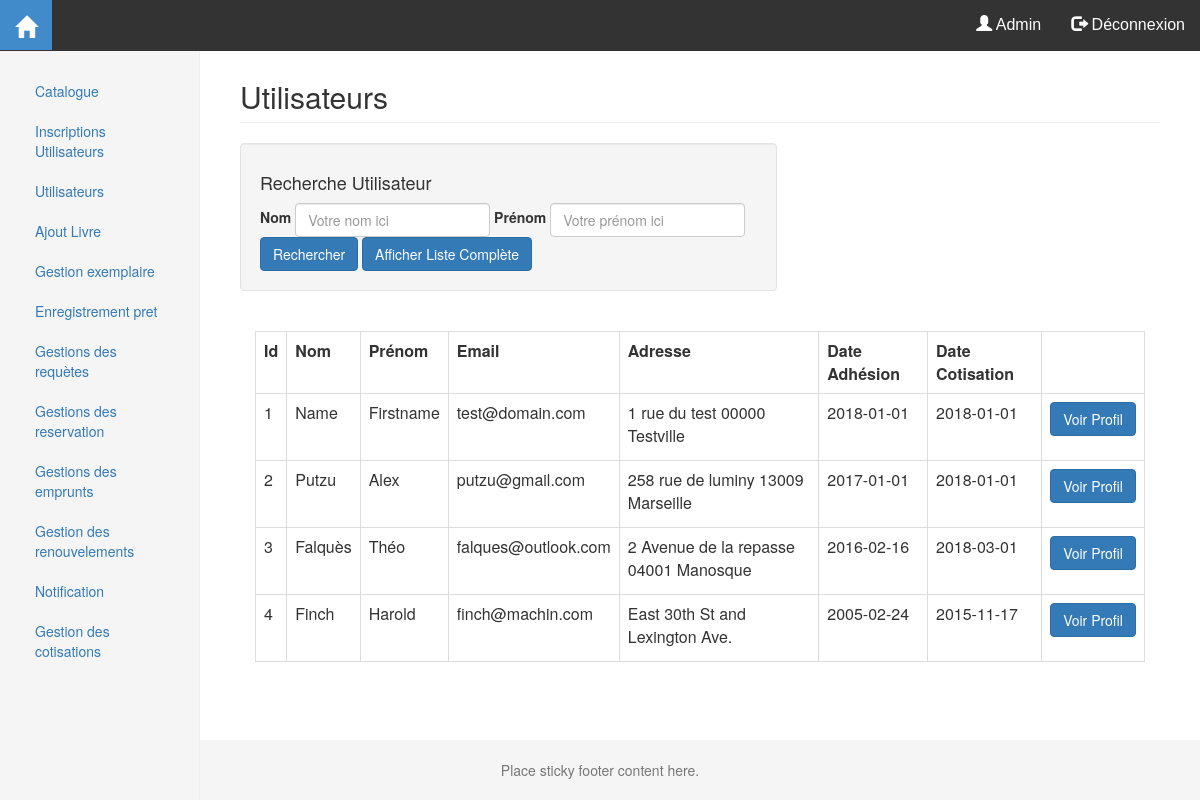
Screenshot of /admin/portail_admin.php?page=utilisateurs (signed in) with the database file from the repository.
### tables this page shows
Create table Adherant (
	IdAdherant integer
	PRIMARY KEY
	AUTO_INCREMENT,
	Mail VARCHAR(320) Unique,
	MDP varchar(100)
	NOT NULL,
	Nom varchar(100)
	NOT NULL,
	Prenom varchar(100)
	NOT NULL,
	Adresse varchar(100)
	NOT NULL,
	adhesion date,
	cotisation date
);

### fonctions/admin.php (called while the page is built, shortened)
<?php
include '../fonctions/user.php';
function listUser()
{
    global $bdd;
    $find = '';
    $req = 'SELECT IdAdherant,Nom,Prenom,Mail,Adresse,adhesion,cotisation FROM Adherant ' . $find;
    $result = $bdd->prepare($req);
    $result->execute();
    $data = $result->fetchAll();
    return $data;
}

### admin/user_list.inc.php (the view)
<div class="text-center">
    <table class="table table-bordered">
        <tr>
            <th>Id</th>
            <th>Nom</th>
            <th>Prénom</th>
            <th>Email</th>
            <th>Adresse</th>
            <th>Date Adhésion</th>
            <th>Date Cotisation</th>
        </tr>
        <?php $listUser=listUser();
        foreach ($listUser as $user) {
            echo '<tr>
                    <td>' . $user['IdAdherant'] . '</td>
                    <td>' . $user['Nom'] . '</td>
                    <td>' . $user['Prenom'] . '</td>
                    <td>' . $user['Mail'] . '</td>
                    <td>' . $user['Adresse'] . '</td>
                    <td>' . $user['adhesion'] . '</td>
                    <td>' . $user['cotisation'] . '</td>
                    <td>
                        <form action = "" method="post">
                            <button type="submit" class="btn btn-primary" name="profile" value=' . $user['IdAdherant'] . ' >Voir Profil</button>
                        </form>
                    </td>
                 </tr>';
        }?>
    </table>
</div>

### css/style.css (style rules this page uses)
html { position: relative; min-height: 100%; }
body { margin-bottom: 60px; }

### rows the page displays
adherant: IdAdherant "1", Nom "Name", Prenom "Firstname", Mail "test@domain.com", Adresse "1 rue du test 00000 Testville", adhesion "2018-01-01", cotisation "2018-01-01"
adherant: IdAdherant "2", Nom "Putzu", Prenom "Alex", Mail "putzu@gmail.com", Adresse "258 rue de luminy 13009 Marseille", adhesion "2017-01-01", cotisation "2018-01-01"
adherant: IdAdherant "3", Nom "Falquès", Prenom "Théo", Mail "falques@outlook.com", Adresse "2 Avenue de la repasse 04001 Manosque", adhesion "2016-02-16", cotisation "2018-03-01"
adherant: IdAdherant "4", Nom "Finch", Prenom "Harold", Mail "finch@machin.com", Adresse "East 30th St and Lexington Ave.", adhesion "2005-02-24", cotisation "2015-11-17"

### other values shown
$_SESSION['Nom'] "Admin"
$info['title'] "Catalogue"
$info['title'] "Inscriptions Utilisateurs"
$info['title'] "Utilisateurs"
$info['title'] "Ajout Livre"
$info['title'] "Gestion exemplaire"
$info['title'] "Enregistrement pret"
$info['title'] "Gestions des requètes"
$info['title'] "Gestions des reservation"
$info['title'] "Gestions des emprunts"
$info['title'] "Gestion des renouvelements"
$info['title'] "Notification"
$info['title'] "Gestion des cotisations"
